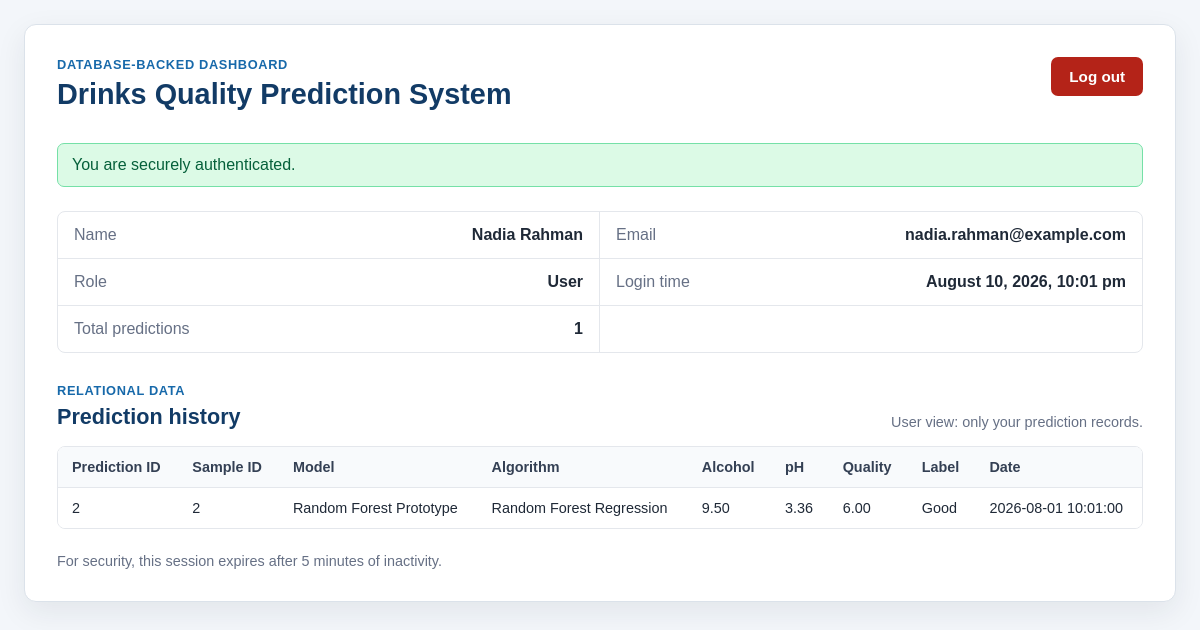
Screenshot of /week4_php_auth/dashboard.php (signed in) with the database file from the repository.
### tables this page shows
CREATE TABLE predictions (
    prediction_id INT UNSIGNED AUTO_INCREMENT PRIMARY KEY,
    sample_id INT UNSIGNED NOT NULL,
    model_id INT UNSIGNED NOT NULL,
    predicted_quality DECIMAL(5,2) NOT NULL,
    quality_label VARCHAR(30) NOT NULL,
    created_at TIMESTAMP NOT NULL DEFAULT CURRENT_TIMESTAMP,
    INDEX idx_predictions_sample_id (sample_id),
    INDEX idx_predictions_model_id (model_id),
    INDEX idx_predictions_created_at (created_at),
    CONSTRAINT fk_predictions_sample
        FOREIGN KEY (sample_id)
        REFERENCES drink_samples (sample_id)
        ON UPDATE CASCADE
        ON DELETE CASCADE,
    CONSTRAINT fk_predictions_model
        FOREIGN KEY (model_id)
        REFERENCES models (model_id)
        ON UPDATE CASCADE
        ON DELETE RESTRICT
);

CREATE TABLE drink_samples (
    sample_id INT UNSIGNED AUTO_INCREMENT PRIMARY KEY,
    user_id INT UNSIGNED NOT NULL,
    fixed_acidity DECIMAL(6,3) NOT NULL,
    volatile_acidity DECIMAL(6,3) NOT NULL,
    citric_acid DECIMAL(6,3) NOT NULL,
    residual_sugar DECIMAL(7,3) NOT NULL,
    chlorides DECIMAL(7,4) NOT NULL,
    free_sulfur_dioxide DECIMAL(7,2) NOT NULL,
    total_sulfur_dioxide DECIMAL(7,2) NOT NULL,
    density DECIMAL(7,5) NOT NULL,
    ph DECIMAL(4,2) NOT NULL,
    sulphates DECIMAL(5,3) NOT NULL,
    alcohol DECIMAL(5,2) NOT NULL,
    created_at TIMESTAMP NOT NULL DEFAULT CURRENT_TIMESTAMP,
    INDEX idx_drink_samples_user_id (user_id),
    CONSTRAINT fk_drink_samples_user
        FOREIGN KEY (user_id)
        REFERENCES users (user_id)
        ON UPDATE CASCADE
        ON DELETE CASCADE
);

CREATE TABLE models (
    model_id INT UNSIGNED AUTO_INCREMENT PRIMARY KEY,
    model_name VARCHAR(100) NOT NULL,
    algorithm VARCHAR(100) NOT NULL,
    model_version VARCHAR(30) NOT NULL,
    accuracy DECIMAL(5,2) NULL DEFAULT NULL,
    is_active BOOLEAN NOT NULL DEFAULT TRUE,
    created_at TIMESTAMP NOT NULL DEFAULT CURRENT_TIMESTAMP,
    CONSTRAINT uq_models_name_version UNIQUE (model_name, model_version)
);

### week4_php_auth/dashboard.php (the view, shortened to what this page needs)
<?php
$user_id = (int) $_SESSION['user_id'];
$user_name = $_SESSION['user_name'] ?? 'User';
$user_email = $_SESSION['user_email'];
$user_role = $_SESSION['user_role'] ?? 'User';
$login_time = (int) ($_SESSION['login_time'] ?? time());
$is_admin = $user_role === 'Admin';
$predictions = [];
$dashboard_error = '';
require_once __DIR__ . '/config/db.php';
if ($pdo instanceof PDO) {
    try {
        $query = 'SELECT
                    p.prediction_id,
                    ds.sample_id,
                    u.full_name AS record_owner,
                    m.model_name,
                    m.algorithm,
                    ds.alcohol,
                    ds.ph,
                    p.predicted_quality,
                    p.quality_label,
                    p.created_at AS prediction_date
                  FROM predictions AS p
                  INNER JOIN drink_samples AS ds
                    ON p.sample_id = ds.sample_id
                  INNER JOIN users AS u
                    ON ds.user_id = u.user_id
                  INNER JOIN models AS m
                    ON p.model_id = m.model_id';
        if ($is_admin) {
            $query .= ' ORDER BY p.created_at DESC';
            $statement = $pdo->prepare($query);
            $statement->execute();
        } else {
            $query .= ' WHERE ds.user_id = :user_id ORDER BY p.created_at DESC';
            $statement = $pdo->prepare($query);
            $statement->execute(['user_id' => $user_id]);
        }
        $predictions = $statement->fetchAll();
    } catch (PDOException $exception) {
        error_log('Dashboard prediction query failed: ' . $exception->getMessage());
        $dashboard_error = 'Prediction history is temporarily unavailable. Please check that MySQL is running and try again.';
    }
} else {
    $dashboard_error = $database_connection_error !== ''
        ? $database_connection_error
        : 'Prediction history is temporarily unavailable.';
}
$prediction_count = count($predictions);
function escape_output($value): string
{
    return htmlspecialchars((string) $value, ENT_QUOTES, 'UTF-8');
}
?>
<!DOCTYPE html>
<html lang="en">
<head>
    <link rel="stylesheet" href="assets/style.css">
</head>
<body>
    <main class="page-center dashboard-page">
        <section class="card dashboard-card">
            <div class="dashboard-header">
                <div>
                    <p class="eyebrow">Database-backed dashboard</p>
                    <h1>Drinks Quality Prediction System</h1>
                </div>
                <a href="logout.php" class="button logout-button">Log out</a>
            </div>
            <div class="message success" role="status">
                You are securely authenticated.
            </div>
            <div class="account-details dashboard-meta-grid">
                <div class="detail-row">
                    <span>Name</span>
                    <strong><?php echo escape_output($user_name); ?></strong>
                </div>
                <div class="detail-row">
                    <span>Email</span>
                    <strong><?php echo escape_output($user_email); ?></strong>
                </div>
                <div class="detail-row">
                    <span>Role</span>
                    <strong><?php echo escape_output($user_role); ?></strong>
                </div>
                <div class="detail-row">
                    <span>Login time</span>
                    <strong><?php echo escape_output(date('F j, Y, g:i a', $login_time)); ?></strong>
                </div>
                <div class="detail-row">
                    <span>Total predictions</span>
                    <strong><?php echo escape_output($prediction_count); ?></strong>
                </div>
            </div>
            <section class="history-section" aria-labelledby="history-title">
                <div class="history-heading">
                    <div>
                        <p class="eyebrow">Relational data</p>
                        <h2 id="history-title">Prediction history</h2>
                    </div>
                    <p>
                        <?php if ($is_admin): ?>
                            Admin view: all users' seeded prediction records.
                        <?php else: ?>
                            User view: only your prediction records.
                        <?php endif; ?>
                    </p>
                </div>
                <?php if ($dashboard_error === '' && $predictions === []): ?>
                    <div class="empty-state" role="status">
                        No prediction history is available for this account yet.
                    </div>
                <?php elseif ($predictions !== []): ?>
                    <div class="table-wrapper">
                        <table>
                            <thead>
                                <tr>
                                    <th scope="col">Prediction ID</th>
                                    <th scope="col">Sample ID</th>
                                    <th scope="col">Model</th>
                                    <th scope="col">Algorithm</th>
                                    <th scope="col">Alcohol</th>
                                    <th scope="col">pH</th>
                                    <th scope="col">Quality</th>
                                    <th scope="col">Label</th>
                                    <th scope="col">Date</th>
                                </tr>
                            </thead>
                            <tbody>
                                <?php foreach ($predictions as $prediction): ?>
                                    <tr>
                                        <td><?php echo escape_output($prediction['prediction_id']); ?></td>
                                        <td><?php echo escape_output($prediction['sample_id']); ?></td>
                                        <td><?php echo escape_output($prediction['model_name']); ?></td>
                                        <td><?php echo escape_output($prediction['algorithm']); ?></td>
                                        <td><?php echo escape_output(number_format((float) $prediction['alcohol'], 2)); ?></td>
                                        <td><?php echo escape_output(number_format((float) $prediction['ph'], 2)); ?></td>
                                        <td><?php echo escape_output(number_format((float) $prediction['predicted_quality'], 2)); ?></td>
                                        <td><?php echo escape_output($prediction['quality_label']); ?></td>
                                        <td><?php echo escape_output($prediction['prediction_date']); ?></td>
                                    </tr>
                                <?php endforeach; ?>
                            </tbody>
                        </table>
                    </div>
                <?php endif; ?>
            </section>
            <p class="timeout-note">For security, this session expires after 5 minutes of inactivity.</p>
        </section>
    </main>
</body>
</html>

### week4_php_auth/assets/style.css (style rules this page uses)
* { box-sizing: border-box; }
body { margin: 0; min-height: 100vh; font-family: Arial, sans-serif; color: #1f2937; background: #f3f6fa; }
.page-center { min-height: 100vh; display: flex; align-items: center; justify-content: center; padding: 24px; }
.card { width: 100%; background: #ffffff; border: 1px solid #dbe2ea; border-radius: 12px; box-shadow: 0 10px 30px rgba(31, 41, 55, 0.08); }
.dashboard-card { max-width: 1180px; padding: 32px; }
h1 { margin: 0 0 8px; color: #123b66; font-size: 1.8rem; }
.subtitle, .timeout-note { margin: 0 0 24px; color: #667085; }
.button { display: inline-block; border: 0; border-radius: 7px; padding: 11px 18px; font-size: 0.95rem; font-weight: 700; text-align: center; text-decoration: none; cursor: pointer; }
.logout-button { color: #ffffff; background: #b42318; }
.message { margin: 18px 0; padding: 12px 14px; border-radius: 7px; }
.success { color: #05603a; background: #dcfae6; border: 1px solid #75e0a7; }
.dashboard-header { display: flex; align-items: flex-start; justify-content: space-between; gap: 20px; margin-bottom: 24px; }
.eyebrow { margin: 0 0 6px; color: #1769aa; font-weight: 700; text-transform: uppercase; letter-spacing: 0.05em; font-size: 0.8rem; }
.account-details { margin: 24px 0; border: 1px solid #e4e7ec; border-radius: 8px; overflow: hidden; }
.dashboard-page { align-items: flex-start; }
.dashboard-meta-grid { display: grid; grid-template-columns: repeat(2, minmax(0, 1fr)); }
.detail-row { display: flex; justify-content: space-between; gap: 20px; padding: 14px 16px; border-bottom: 1px solid #e4e7ec; }
.detail-row:last-child { border-bottom: 0; }
.dashboard-meta-grid .detail-row { border-right: 1px solid #e4e7ec; }
.dashboard-meta-grid .detail-row:nth-child(even) { border-right: 0; }
.detail-row span { color: #667085; }
.timeout-note { margin: 24px 0 0; font-size: 0.9rem; }
.history-section { margin-top: 30px; }
.history-heading { display: flex; align-items: flex-end; justify-content: space-between; gap: 20px; margin-bottom: 16px; }
.history-heading h2 { margin: 0; color: #123b66; font-size: 1.35rem; }
.history-heading > p { margin: 0; color: #667085; font-size: 0.9rem; }
.table-wrapper { overflow-x: auto; border: 1px solid #e4e7ec; border-radius: 8px; }
table { width: 100%; border-collapse: collapse; min-width: 930px; background: #ffffff; }
th, td { padding: 12px 14px; border-bottom: 1px solid #e4e7ec; text-align: left; vertical-align: top; font-size: 0.9rem; }
th { color: #344054; background: #f8fafc; white-space: nowrap; }
tbody tr:last-child td { border-bottom: 0; }

### rows the page displays
predictions: prediction_id "2", sample.sample_id "2", model.model_name "Random Forest Prototype", model.algorithm "Random Forest Regression", sample.alcohol "9.50", sample.ph "3.36", predicted_quality "6.00", quality_label "Good", created_at "2026-08-01 10:01:00"

### other values shown
escape_output($user_name) "Nadia Rahman"
escape_output($user_email) "nadia.rahman@example.com"
escape_output($user_role) "User"
escape_output($prediction_count) "1"
